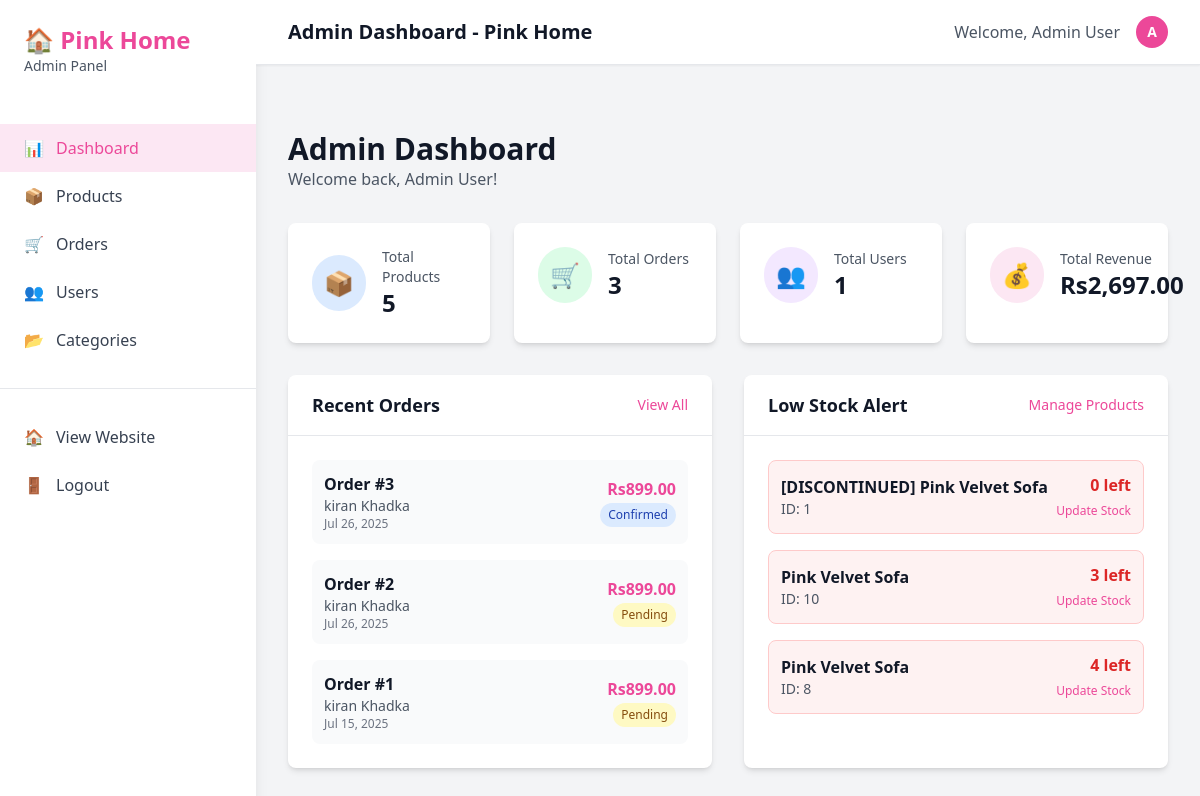
/admin/index.php (signed in), run on the app's committed database.
### tables this page shows
CREATE TABLE `orders` (
  `id` int(11) NOT NULL,
  `user_id` int(11) DEFAULT NULL,
  `total_amount` decimal(10,2) NOT NULL,
  `delivery_fee` decimal(10,2) DEFAULT 0.00,
  `status` enum('pending','confirmed','shipped','delivered','cancelled') DEFAULT 'pending',
  `delivery_address` text DEFAULT NULL,
  `delivery_date` date DEFAULT NULL,
  `created_at` timestamp NOT NULL DEFAULT current_timestamp()
);

CREATE TABLE `users` (
  `id` int(11) NOT NULL,
  `full_name` varchar(100) NOT NULL,
  `email` varchar(100) NOT NULL,
  `password` varchar(255) NOT NULL,
  `phone` varchar(20) DEFAULT NULL,
  `address` text DEFAULT NULL,
  `city` varchar(50) DEFAULT NULL,
  `postal_code` varchar(10) DEFAULT NULL,
  `is_admin` tinyint(1) DEFAULT 0,
  `created_at` timestamp NOT NULL DEFAULT current_timestamp()
);

CREATE TABLE `products` (
  `id` int(11) NOT NULL,
  `name` varchar(100) NOT NULL,
  `description` text DEFAULT NULL,
  `price` decimal(10,2) NOT NULL,
  `dimensions` varchar(50) DEFAULT NULL,
  `material` varchar(100) DEFAULT NULL,
  `color` varchar(50) DEFAULT NULL,
  `weight` decimal(5,2) DEFAULT NULL,
  `category_id` int(11) DEFAULT NULL,
  `stock_quantity` int(11) DEFAULT 0,
  `image_url` varchar(255) DEFAULT NULL,
  `assembly_required` tinyint(1) DEFAULT 1,
  `care_instructions` text DEFAULT NULL,
  `created_at` timestamp NOT NULL DEFAULT current_timestamp()
);

### include/db.php (called while the page is built, shortened)
<?php
function formatPrice($price) {
    return 'Rs' . number_format($price, 2);
}
?>

### admin/index.php (the view, shortened to what this page needs)
<?php
$conn = getConnection();
$stats = [];
$stmt = $conn->prepare("SELECT COUNT(*) as count FROM products");
$stmt->execute();
$stats['products'] = $stmt->fetchColumn();
$stmt = $conn->prepare("SELECT COUNT(*) as count FROM orders");
$stmt->execute();
$stats['orders'] = $stmt->fetchColumn();
$stmt = $conn->prepare("SELECT COUNT(*) as count FROM users WHERE is_admin = 0");
$stmt->execute();
$stats['users'] = $stmt->fetchColumn();
$stmt = $conn->prepare("SELECT SUM(total_amount) as total FROM orders WHERE status != 'cancelled'");
$stmt->execute();
$stats['revenue'] = $stmt->fetchColumn() ?? 0;
$stmt = $conn->prepare("
    SELECT o.*, u.full_name, u.email
    FROM orders o
    JOIN users u ON o.user_id = u.id
    ORDER BY o.created_at DESC
    LIMIT 10
");
$stmt->execute();
$recent_orders = $stmt->fetchAll();
$stmt = $conn->prepare("SELECT * FROM products WHERE stock_quantity <= 5 ORDER BY stock_quantity ASC");
$stmt->execute();
$low_stock = $stmt->fetchAll();
require_once 'header.php';
?>
<div class="flex-1 p-8">
    <div class="mb-8">
        <h1 class="text-3xl font-bold text-gray-900">Admin Dashboard</h1>
        <p class="text-gray-600">Welcome back, <?php echo htmlspecialchars($_SESSION['user_name']); ?>!</p>
    </div>
    <div class="grid grid-cols-1 md:grid-cols-2 lg:grid-cols-4 gap-6 mb-8">
        <div class="bg-white rounded-lg shadow-md p-6">
            <div class="flex items-center">
                <div class="p-3 rounded-full bg-blue-100 text-blue-600">
                    <span class="text-2xl">📦</span>
                </div>
                <div class="ml-4">
                    <p class="text-sm font-medium text-gray-600">Total Products</p>
                    <p class="text-2xl font-bold text-gray-900"><?php echo number_format($stats['products']); ?></p>
                </div>
            </div>
        </div>
        <div class="bg-white rounded-lg shadow-md p-6">
            <div class="flex items-center">
                <div class="p-3 rounded-full bg-green-100 text-green-600">
                    <span class="text-2xl">🛒</span>
                </div>
                <div class="ml-4">
                    <p class="text-sm font-medium text-gray-600">Total Orders</p>
                    <p class="text-2xl font-bold text-gray-900"><?php echo number_format($stats['orders']); ?></p>
                </div>
            </div>
        </div>
        <div class="bg-white rounded-lg shadow-md p-6">
            <div class="flex items-center">
                <div class="p-3 rounded-full bg-purple-100 text-purple-600">
                    <span class="text-2xl">👥</span>
                </div>
                <div class="ml-4">
                    <p class="text-sm font-medium text-gray-600">Total Users</p>
                    <p class="text-2xl font-bold text-gray-900"><?php echo number_format($stats['users']); ?></p>
                </div>
            </div>
        </div>
        <div class="bg-white rounded-lg shadow-md p-6">
            <div class="flex items-center">
                <div class="p-3 rounded-full bg-pink-100 text-pink-600">
                    <span class="text-2xl">💰</span>
                </div>
                <div class="ml-4">
                    <p class="text-sm font-medium text-gray-600">Total Revenue</p>
                    <p class="text-2xl font-bold text-gray-900"><?php echo formatPrice($stats['revenue']); ?></p>
                </div>
            </div>
        </div>
    </div>
    <div class="grid grid-cols-1 lg:grid-cols-2 gap-8">
        <div class="bg-white rounded-lg shadow-md">
            <div class="px-6 py-4 border-b border-gray-200">
                <div class="flex justify-between items-center">
                    <h2 class="text-lg font-semibold text-gray-900">Recent Orders</h2>
                    <a href="orders.php" class="text-pink-primary hover:text-pink-600 text-sm font-medium">View All</a>
                </div>
            </div>
            <div class="p-6">
                <?php if (empty($recent_orders)): ?>
                    <p class="text-gray-600 text-center py-4">No orders yet</p>
                <?php else: ?>
                    <div class="space-y-4">
                        <?php foreach ($recent_orders as $order): ?>
                            <div class="flex justify-between items-center p-3 bg-gray-50 rounded-lg">
                                <div>
                                    <p class="font-semibold text-gray-900">Order #<?php echo $order['id']; ?></p>
                                    <p class="text-sm text-gray-600"><?php echo htmlspecialchars($order['full_name']); ?></p>
                                    <p class="text-xs text-gray-500"><?php echo date('M j, Y', strtotime($order['created_at'])); ?></p>
                                </div>
                                <div class="text-right">
                                    <p class="font-semibold text-pink-primary"><?php echo formatPrice($order['total_amount']); ?></p>
                                    <span class="inline-block px-2 py-1 text-xs rounded-full
                                        <?php
                                        switch($order['status']) {
                                            case 'pending': echo 'bg-yellow-100 text-yellow-800'; break;
                                            case 'confirmed': echo 'bg-blue-100 text-blue-800'; break;
                                        }
                                        ?>">
                                        <?php echo ucfirst($order['status']); ?>
                                    </span>
                                </div>
                            </div>
                        <?php endforeach; ?>
                    </div>
                <?php endif; ?>
            </div>
        </div>
        <div class="bg-white rounded-lg shadow-md">
            <div class="px-6 py-4 border-b border-gray-200">
                <div class="flex justify-between items-center">
                    <h2 class="text-lg font-semibold text-gray-900">Low Stock Alert</h2>
                    <a href="products.php" class="text-pink-primary hover:text-pink-600 text-sm font-medium">Manage Products</a>
                </div>
            </div>
            <div class="p-6">
                <?php if (empty($low_stock)): ?>
                    <p class="text-gray-600 text-center py-4">All products are well stocked</p>
                <?php else: ?>
                    <div class="space-y-4">
                        <?php foreach ($low_stock as $product): ?>
                            <div class="flex justify-between items-center p-3 bg-red-50 rounded-lg border border-red-200">
                                <div>
                                    <p class="font-semibold text-gray-900"><?php echo htmlspecialchars($product['name']); ?></p>
                                    <p class="text-sm text-gray-600">ID: <?php echo $product['id']; ?></p>
                                </div>
                                <div class="text-right">
                                    <p class="font-semibold text-red-600"><?php echo $product['stock_quantity']; ?> left</p>
                                    <a href="products.php?edit=<?php echo $product['id']; ?>" class="text-xs text-pink-primary hover:text-pink-600">Update Stock</a>
                                </div>
                            </div>
                        <?php endforeach; ?>
                    </div>
                <?php endif; ?>
            </div>
        </div>
    </div>
</div>
<?php require_once 'footer.php'; ?>

### data on the page
orders: id "3", user.full_name "kiran Khadka", created_at "Jul 26, 2025", total_amount "Rs899.00", status "Confirmed"
orders: id "2", user.full_name "kiran Khadka", created_at "Jul 26, 2025", total_amount "Rs899.00", status "Pending"
orders: id "1", user.full_name "kiran Khadka", created_at "Jul 15, 2025", total_amount "Rs899.00", status "Pending"
products: name "[DISCONTINUED] Pink Velvet Sofa", id "1", stock_quantity "0"
products: name "Pink Velvet Sofa", id "10", stock_quantity "3"
products: name "Pink Velvet Sofa", id "8", stock_quantity "4"

### other printed values
$pageTitle "Admin Dashboard - Pink Home"
$_SESSION['user_name'] "Admin User"
substr($_SESSION['user_name'], 0, 1) "A"
$stats['products'] "5"
$stats['orders'] "3"
$stats['users'] "1"
formatPrice($stats['revenue']) "Rs2,697.00"
